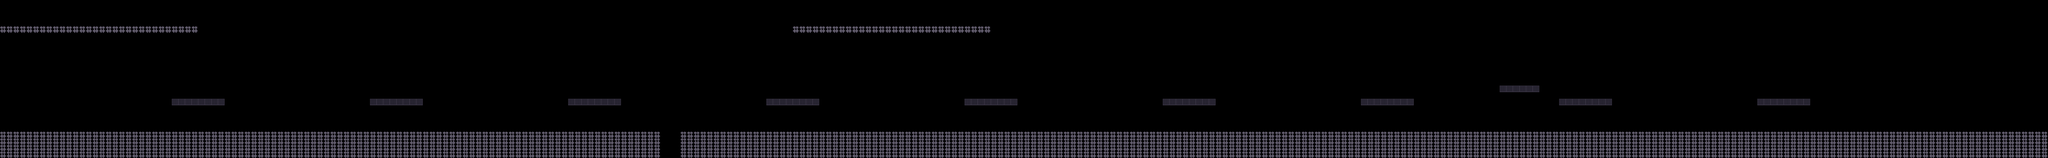

A 2D game scene composited from a Tiled map and its tileset images. What follows is a short description and the map's XML, with each tile layer's data collapsed to a summary:
An orthogonal 310x24 tile map with 16x16 px tiles, 6 tile layers (BG_Far, BG_Mid, BG_Near, Terrain, ...) and 171 objects (15x MessageTrigger_Once, 12x Platform, 10x Checkpoint, 6x Solid, 6x LaserZone, ...).

<map version="1.10" tiledversion="1.10.2" orientation="orthogonal" renderorder="right-down" width="310" height="24" tilewidth="16" tileheight="16" infinite="0" nextlayerid="20" nextobjectid="923">
 <properties>
  <property name="schema_version" value="1" />
  <property name="stage_id" value="stage_mecanicas" />
  <property name="stage_name" value="LABORATORIO DE MECANICAS" />
  <property name="author" value="Equipo docente — Legacy of Infest" />
  <property name="bgm_track" value="bgm_stage0" />
  <property name="bpm" type="float" value="120" />
  <property name="compas" type="int" value="4" />
  <property name="background_zone" value="stage0" />
  <property name="climate" value="clear" />
  <property name="cielo" type="bool" value="true" />
  <property name="time_limit" value="0" />
  <property name="zone" type="int" value="0" />
  <property name="ambient_light" type="float" value="0.78" />
  <property name="bloom" type="float" value="0.15" />
  <property name="vignette" type="float" value="0.25" />
  <property name="ambient_fx" value="dust" />
  <property name="ambient_fx_rate" type="float" value="8" />
  <property name="desfase_audio" type="float" value="0.05" />
  <property name="water_effect" type="bool" value="true" />
  <property name="water_tint" value="#2850a0" />
  <property name="water_alpha" type="float" value="120" />
  <property name="water_amplitude" type="float" value="6" />
  <property name="water_frequency" type="float" value="0.04" />
  <property name="water_speed" type="float" value="1.5" />
   <property name="estamina" type="float" value="100" />
   <property name="tiempo_bala" type="float" value="3" />
   <property name="habilidades_libres" type="bool" value="true" />
   <property name="profundidad_min" type="float" value="0.85" />
   <property name="profundidad_max" type="float" value="1.0" />
   <property name="profundidad_curva" type="float" value="1.5" />
   <property name="orden_por_y" type="bool" value="true" />
   <property name="sombras_proyectadas" type="bool" value="true" />
  <property name="god_rays" type="float" value="0.35" />
 </properties>
 <tileset firstgid="1" name="tileset_stage0" tilewidth="16" tileheight="16" tilecount="4096" columns="64">
  <image source="../../tilesets/tileset_stage0.png" width="1024" height="1024" />
 </tileset>
 <layer id="1" name="BG_Far" width="310" height="24">
  <data>[7440 cells, 0 non-empty, 0 distinct tile ids]</data>
 </layer>
 <layer id="2" name="BG_Mid" width="310" height="24">
  <data>[7440 cells, 0 non-empty, 0 distinct tile ids]</data>
 </layer>
 <layer id="3" name="BG_Near" width="310" height="24">
  <data>[7440 cells, 0 non-empty, 0 distinct tile ids]</data>
 </layer>
 <layer id="4" name="Terrain" width="310" height="24">
  <data>[7440 cells, 1366 non-empty, 3 distinct tile ids]</data>
 </layer>
 <layer id="5" name="Terrain_Detail" width="310" height="24">
  <data>[7440 cells, 0 non-empty, 0 distinct tile ids]</data>
 </layer>
 <objectgroup id="7" name="Collision">
  <object id="2" type="Solid" x="0" y="320" width="1600" height="64" />
  <object id="3" type="Solid" x="1648" y="320" width="3312" height="64" />
  <object id="4" type="Solid" x="-16" y="0" width="16" height="384" />
  <object id="5" type="Solid" x="4960" y="0" width="16" height="384" />
  <object id="6" type="Platform" x="416" y="240" width="128" height="8" />
  <object id="7" type="Platform" x="896" y="240" width="128" height="8" />
  <object id="8" type="Platform" x="1376" y="240" width="128" height="8" />
  <object id="9" type="Platform" x="1856" y="240" width="128" height="8" />
  <object id="10" type="Platform" x="2336" y="240" width="128" height="8" />
  <object id="11" type="Platform" x="2816" y="240" width="128" height="8" />
  <object id="12" type="Platform" x="3296" y="240" width="128" height="8" />
  <object id="13" type="Platform" x="3776" y="240" width="128" height="8" />
  <object id="14" type="Platform" x="4256" y="240" width="128" height="8" />
  <object id="15" type="Platform" x="3632" y="208" width="96" height="8" />
  <object id="916" type="Solid" x="4416" y="134" width="16" height="186" />
  <object id="917" type="Solid" x="4472" y="134" width="16" height="186" />
  <object id="918" type="Platform" x="4368" y="118" width="48" height="8" />
  <object id="921" type="Platform" x="4488" y="118" width="48" height="8" />
 </objectgroup>
 <objectgroup id="8" name="Objects">
  <!-- 153 objects omitted --></objectgroup>
 <layer id="9" name="FG_Overlay" width="310" height="24">
  <data>[7440 cells, 0 non-empty, 0 distinct tile ids]</data>
 </layer>
</map>
<!-- 153 of 171 objects omitted -->
